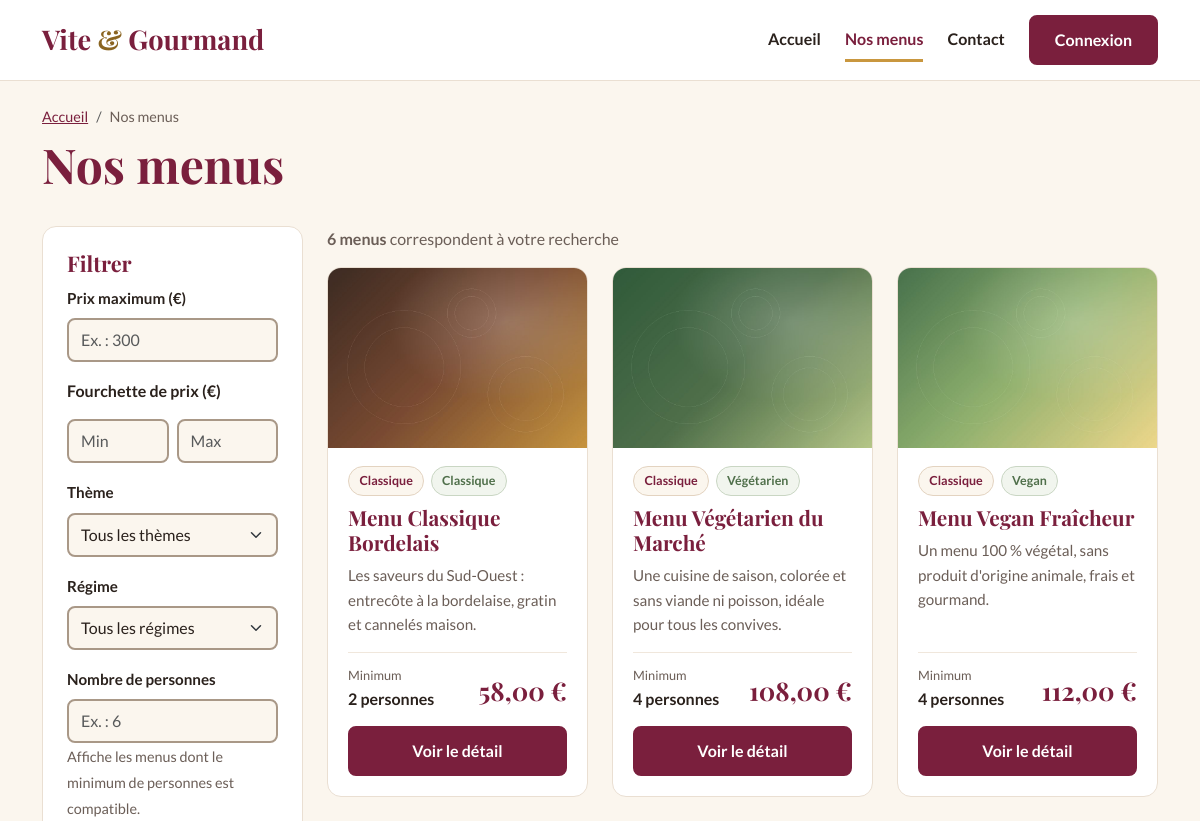
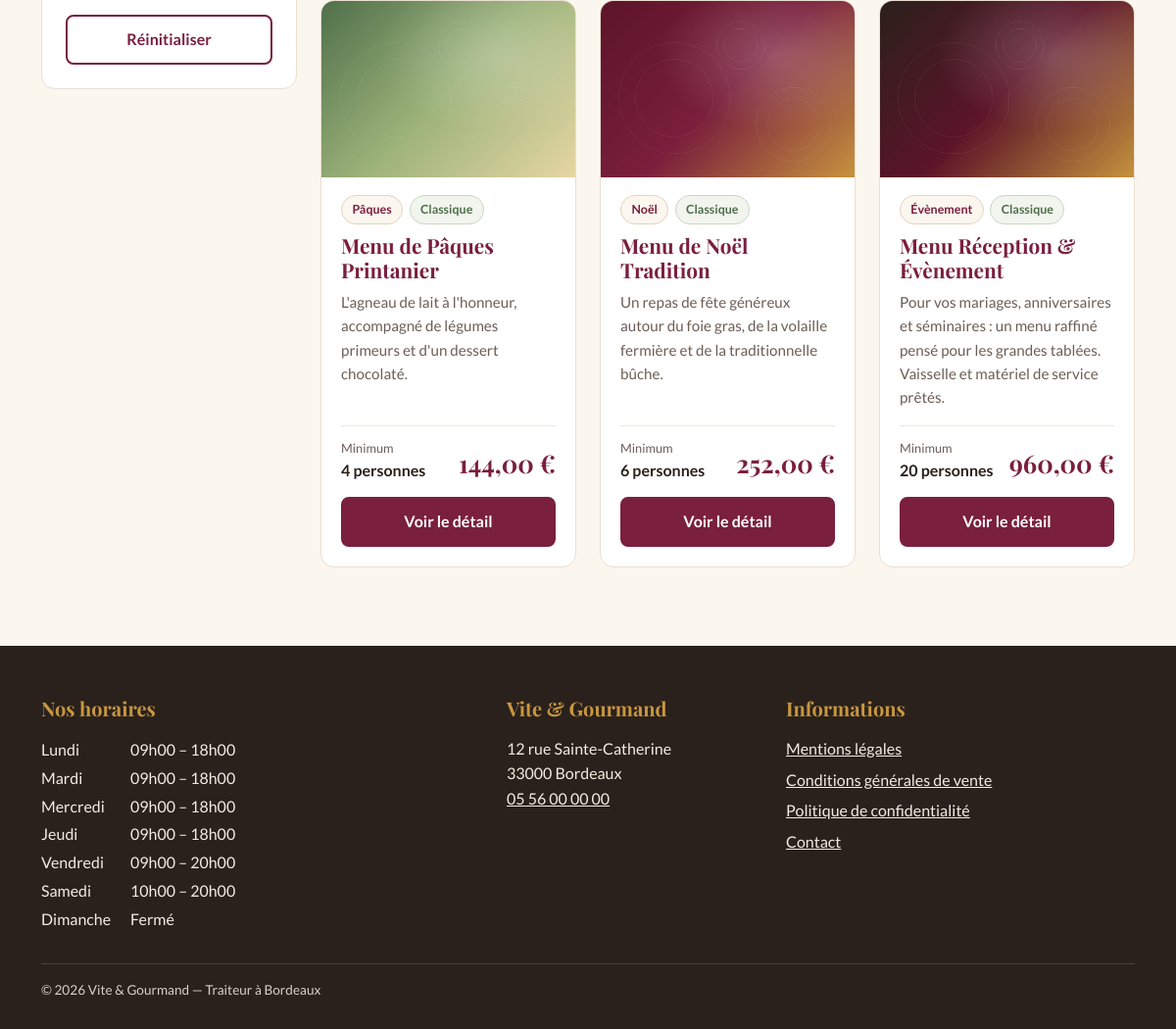
Page /menus on the committed database (2 pictures, top to bottom).
### tables this page shows
CREATE TABLE menu (
    menu_id                  INT            NOT NULL AUTO_INCREMENT,
    titre                    VARCHAR(100)   NOT NULL,
    description              TEXT           NOT NULL,
    nombre_personne_minimum  INT            NOT NULL,
    prix_par_personne        DECIMAL(8,2)   NOT NULL,
    conditions               TEXT           NULL,
    delai_commande_jours     INT            NOT NULL DEFAULT 0,   
    quantite_restante        INT            NOT NULL DEFAULT 0,
    theme_id                 INT            NOT NULL,
    regime_id                INT            NOT NULL,
    PRIMARY KEY (menu_id),
    CONSTRAINT fk_menu_theme  FOREIGN KEY (theme_id)  REFERENCES theme (theme_id),
    CONSTRAINT fk_menu_regime FOREIGN KEY (regime_id) REFERENCES regime (regime_id),
    CONSTRAINT ck_menu_nb_personne CHECK (nombre_personne_minimum >= 1),
    CONSTRAINT ck_menu_prix        CHECK (prix_par_personne >= 0),
    CONSTRAINT ck_menu_stock       CHECK (quantite_restante >= 0),
    CONSTRAINT ck_menu_delai       CHECK (delai_commande_jours >= 0)
);

CREATE TABLE theme (
    theme_id  INT          NOT NULL AUTO_INCREMENT,
    libelle   VARCHAR(50)  NOT NULL,
    PRIMARY KEY (theme_id),
    UNIQUE KEY uk_theme_libelle (libelle)
);

CREATE TABLE regime (
    regime_id  INT          NOT NULL AUTO_INCREMENT,
    libelle    VARCHAR(50)  NOT NULL,
    PRIMARY KEY (regime_id),
    UNIQUE KEY uk_regime_libelle (libelle)
);

CREATE TABLE horaire (
    horaire_id       INT          NOT NULL AUTO_INCREMENT,
    jour             VARCHAR(10)  NOT NULL,
    ordre            TINYINT      NOT NULL,
    heure_ouverture  TIME         NULL,
    heure_fermeture  TIME         NULL,
    PRIMARY KEY (horaire_id),
    UNIQUE KEY uk_horaire_jour (jour)
);

### templates/partials/menu-card.php (the view)
<article class="carte-menu h-100">
    <?php if (!empty($menu['image'])): ?>
        <img src="/<?= e($menu['image']) ?>" alt="" class="carte-menu-img" loading="lazy" width="900" height="600">
    <?php endif; ?>
    <div class="corps">
        <div class="badges">
            <span class="badge-vg"><span class="visually-hidden">Thème : </span><?= e($menu['theme']) ?></span>
            <span class="badge-vg regime"><span class="visually-hidden">Régime : </span><?= e($menu['regime']) ?></span>
        </div>
        <h3><?= e($menu['titre']) ?></h3>
        <p><?= e($menu['description']) ?></p>
        <div class="infos-menu">
            <div><small>Minimum</small><strong><?= (int) $menu['nombre_personne_minimum'] ?> personnes</strong></div>
            <div class="prix"><?= prix($menu['prix_minimum']) ?></div>
        </div>
        <a href="/menu?id=<?= (int) $menu['menu_id'] ?>" class="btn btn-primaire w-100">
            Voir le détail<span class="visually-hidden"> du <?= e($menu['titre']) ?></span>
        </a>
    </div>
</article>

### templates/pages/menus.php (shortened to what the rows shown need)
<div class="container pb-5">
    <h1>Nos menus</h1>
    <div class="row g-4 mt-1">
        <div class="col-lg-3">
            <div class="collapse d-lg-block" id="zoneFiltres">
                <form id="form-filtres" class="filtres" method="get" action="/menus" role="search" aria-label="Filtrer les menus">
                    <h2 class="h3">Filtrer</h2>
                </form>
            </div>
        </div>
        <div class="col-lg-9">
            <div class="row g-4" id="liste-menus">
                <?php foreach ($menus as $menu): ?>
                    <div class="col-md-6 col-xl-4"><?php partial('menu-card', ['menu' => $menu]); ?></div>
                <?php endforeach; ?>
            </div>
        </div>
    </div>
</div>

### templates/partials/footer.php (shortened to what the rows shown need)
<?php use App\Models\Horaire; $horaires = Horaire::tous(); ?>
<footer class="pied">
    <div class="container">
        <div class="row g-4">
            <div class="col-md-5">
                <h2 class="titre-pied">Nos horaires</h2>
                <table class="horaires">
                    <tbody>
                    <?php foreach ($horaires as $h): ?>
                        <tr>
                            <th scope="row"><?= e($h['jour']) ?></th>
                            <td>
                                <?= $h['heure_ouverture']
                                    ? e(Horaire::format($h['heure_ouverture'])) . ' – ' . e(Horaire::format($h['heure_fermeture']))
                                    : 'Fermé' ?>
                            </td>
                        </tr>
                    <?php endforeach; ?>
                    </tbody>
                </table>
            </div>
            <div class="col-md-3">
                <h2 class="titre-pied">Vite &amp; Gourmand</h2>
            </div>
            <div class="col-md-4">
                <h2 class="titre-pied">Informations</h2>
            </div>
        </div>
    </div>
</footer>

### rows in the picture
menu: shows a picture, theme.libelle "Classique", regime.libelle "Classique", titre "Menu Classique Bordelais", description "Les saveurs du Sud-Ouest : entrecôte à la bordelaise, gratin et cannelés maison.", nombre_personne_minimum "2", prix_minimum "58,00 €"
menu: shows a picture, theme.libelle "Classique", regime.libelle "Végétarien", titre "Menu Végétarien du Marché", description "Une cuisine de saison, colorée et sans viande ni poisson, idéale pour tous les convives.", nombre_personne_minimum "4", prix_minimum "108,00 €"
menu: shows a picture, theme.libelle "Classique", regime.libelle "Vegan", titre "Menu Vegan Fraîcheur", description "Un menu 100 % végétal, sans produit d'origine animale, frais et gourmand.", nombre_personne_minimum "4", prix_minimum "112,00 €"
menu: shows a picture, theme.libelle "Pâques", regime.libelle "Classique", titre "Menu de Pâques Printanier", description "L'agneau de lait à l'honneur, accompagné de légumes primeurs et d'un dessert chocolaté.", nombre_personne_minimum "4", prix_minimum "144,00 €"
menu: shows a picture, theme.libelle "Noël", regime.libelle "Classique", titre "Menu de Noël Tradition", description "Un repas de fête généreux autour du foie gras, de la volaille fermière et de la traditionnelle bûche.", nombre_personne_minimum "6", prix_minimum "252,00 €"
menu: shows a picture, theme.libelle "Évènement", regime.libelle "Classique", titre "Menu Réception & Évènement", description "Pour vos mariages, anniversaires et séminaires : un menu raffiné pensé pour les grandes tablées. Vaisselle et matériel de service prêtés.", nombre_personne_minimum "20", prix_minimum "960,00 €"
horaire: jour "Lundi", heure_ouverture "09h00", heure_fermeture "18h00"
horaire: jour "Mardi", heure_ouverture "09h00", heure_fermeture "18h00"
horaire: jour "Mercredi", heure_ouverture "09h00", heure_fermeture "18h00"
horaire: jour "Jeudi", heure_ouverture "09h00", heure_fermeture "18h00"
horaire: jour "Vendredi", heure_ouverture "09h00", heure_fermeture "20h00"
horaire: jour "Samedi", heure_ouverture "10h00", heure_fermeture "20h00"
horaire: jour "Dimanche", shows "Fermé"

### other values in the picture
count($menus) "6"
